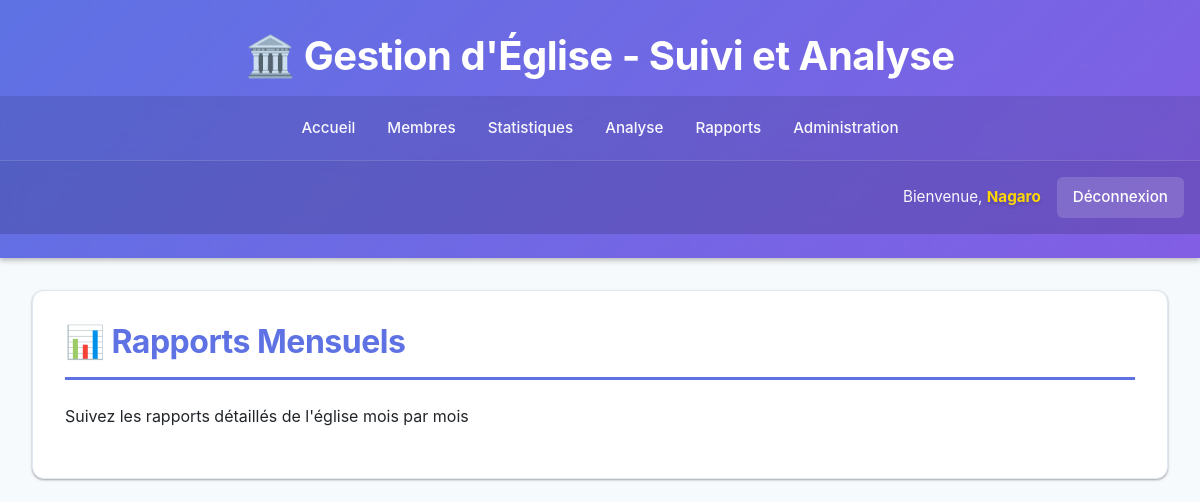
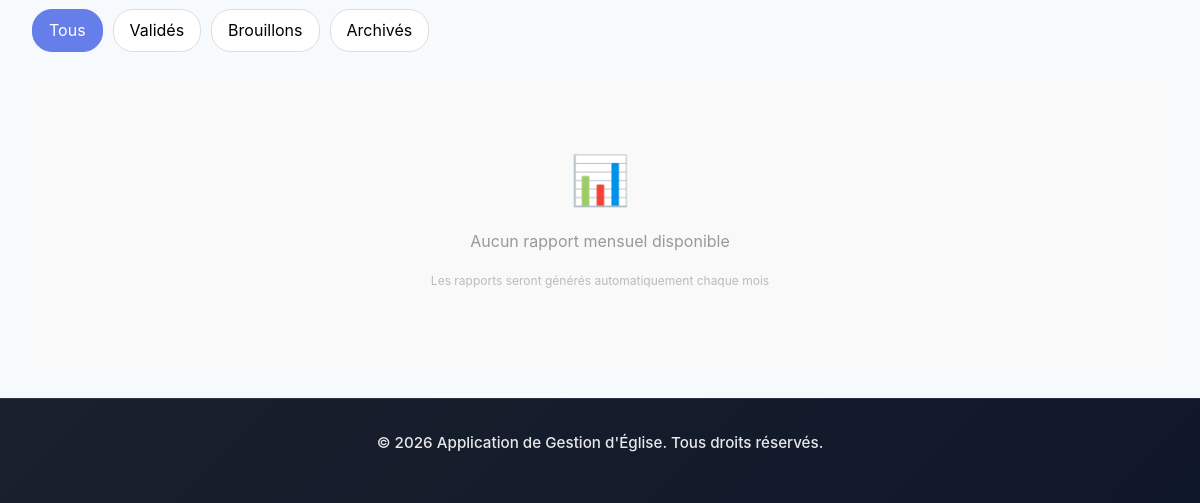
The app's page /rapports/ (signed in), older data (2 pictures, top to bottom).
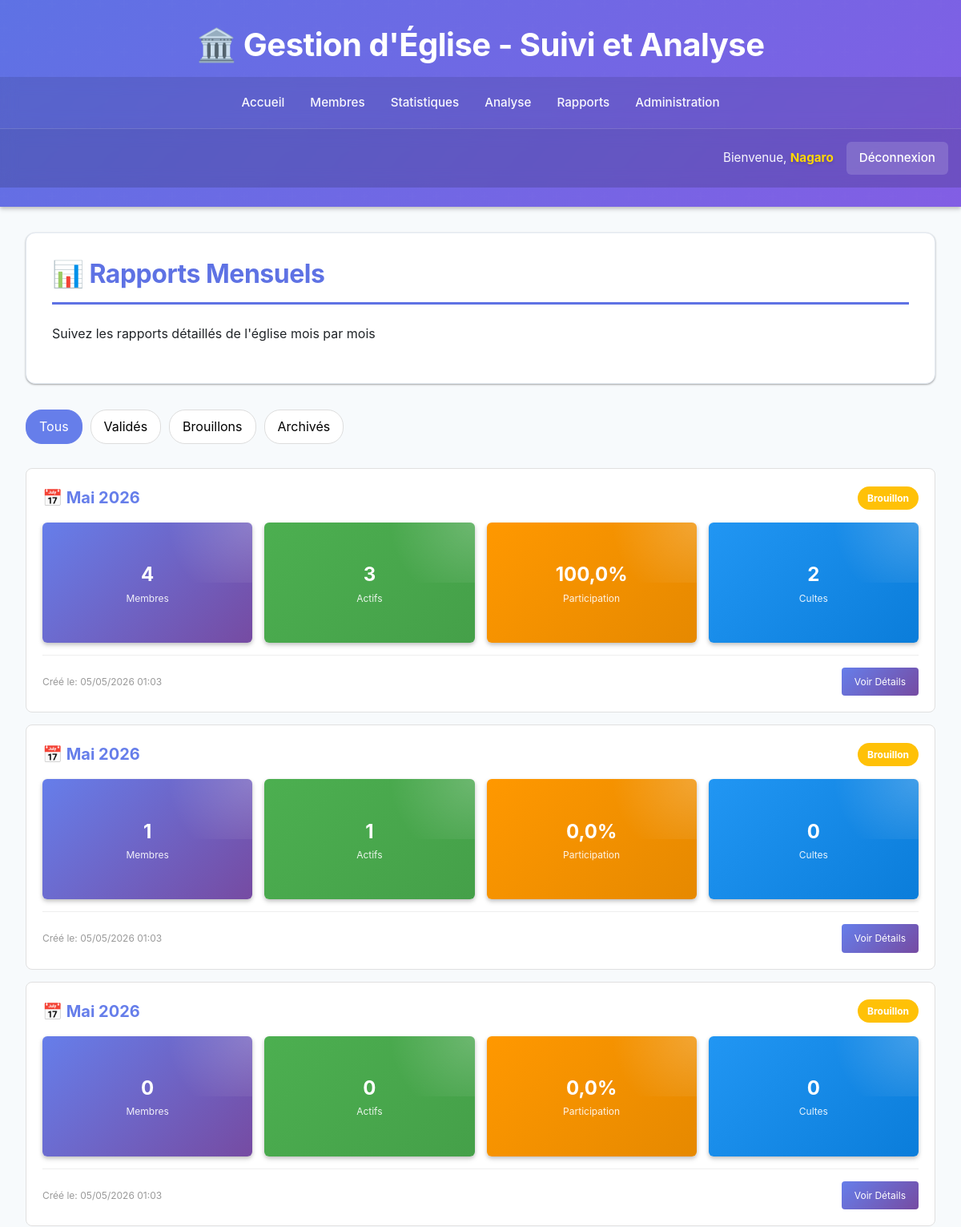
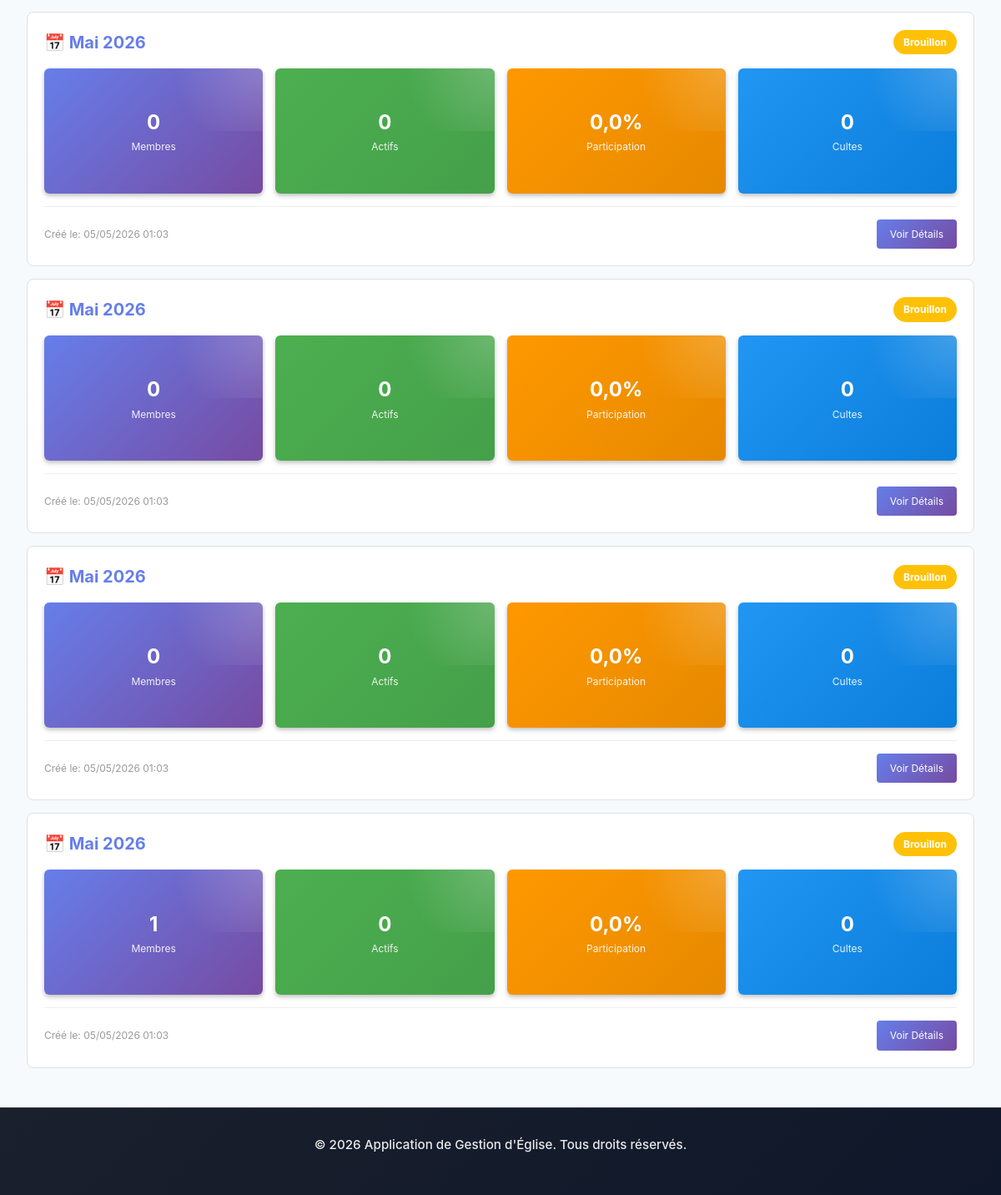
The same page, newer data (2 pictures, top to bottom).
### eglise/models.py (models this page shows, shortened)
class RapportMensuel(models.Model):
    STATUS_CHOICES = (
        ('brouillon', 'Brouillon'),
        ('valide', 'Validé'),
        ('archive', 'Archivé'),
    )
    mois = models.IntegerField(choices=[(i, f"Mois {i}") for i in range(1, 13)])
    annee = models.IntegerField()
    tribu = models.ForeignKey(Tribu, on_delete=models.CASCADE, null=True, blank=True, related_name='rapports_mensuels')
    departement = models.ForeignKey(Departement, on_delete=models.CASCADE, null=True, blank=True, related_name='rapports_mensuels')
    nombre_total_membres = models.IntegerField(default=0)
    nombre_membres_actifs = models.IntegerField(default=0)
    nombre_membres_nouveau = models.IntegerField(default=0)
    nombre_membres_inactif = models.IntegerField(default=0)
    nombre_membres_sorti = models.IntegerField(default=0)
    nombre_tribus = models.IntegerField(default=0)
    membres_par_tribu = models.JSONField(default=dict, blank=True)
    nombre_departements = models.IntegerField(default=0)
    membres_par_departement = models.JSONField(default=dict, blank=True)
    nombre_cultes = models.IntegerField(default=0)
    nombre_total_presences = models.IntegerField(default=0)
    nombre_total_absences = models.IntegerField(default=0)
    taux_participation_moyen = models.FloatField(default=0.0)
    cultes_par_type = models.JSONField(default=dict, blank=True)
    notes = models.TextField(blank=True, null=True)
    observations = models.TextField(blank=True, null=True)
    statut = models.CharField(max_length=20, choices=STATUS_CHOICES, default='brouillon')
    auteur = models.ForeignKey(User, on_delete=models.SET_NULL, null=True, blank=True, related_name='rapports_mensuels')
    date_creation = models.DateTimeField(auto_now_add=True)
    date_modification = models.DateTimeField(auto_now=True)
    date_validation = models.DateTimeField(blank=True, null=True)
    class Meta:
        ordering = ['-annee', '-mois']
        unique_together = [('mois', 'annee', 'tribu', 'departement')]
        verbose_name_plural = "Rapports Mensuels"
    @property
    def periode_str(self):
        mois_names = {
            1: 'Janvier', 2: 'Février', 3: 'Mars', 4: 'Avril',
            5: 'Mai', 6: 'Juin', 7: 'Juillet', 8: 'Août',
            9: 'Septembre', 10: 'Octobre', 11: 'Novembre', 12: 'Décembre'
        }
        return f"{mois_names.get(self.mois, 'N/A')} {self.annee}"

### eglise/views_rapports.py (the view, shortened to what this page needs)
# urls.py: path('rapports/', views_rapports.RapportMensuelListView.as_view(), name='rapports_list'),
class RapportMensuelListView(ProtectedDataAccessMixin, ListView):
    model = RapportMensuel
    template_name = 'eglise/rapport_mensuel_list.html'
    context_object_name = 'rapports'
    paginate_by = 12
    def get_queryset(self):
        user = self.request.user
        if user.is_superuser:
            return RapportMensuel.objects.all().order_by('-annee', '-mois')
    def get_context_data(self, **kwargs):
        context = super().get_context_data(**kwargs)
        context.update(self.get_user_context())
        context['page_title'] = 'Rapports Mensuels'
        context['nombre_rapports'] = self.get_queryset().count()
        context['rapports_valides'] = self.get_queryset().filter(statut='valide').count()
        user = self.request.user
        return context

### eglise/mixins.py (called while the page is built, shortened)
    def dispatch(self, request, *args, **kwargs):
        if not request.user.is_authenticated:
            return redirect('eglise:login')
        if request.user.is_superuser:
            return super().dispatch(request, *args, **kwargs)

    def get_user_context(self):
        context = {}
        user = self.request.user
        if user.is_superuser:
            context['user_role'] = 'administrateur'
            context['is_admin'] = True
            return context

### eglise/templates/eglise/rapport_mensuel_list.html (shortened to what this page needs)
{% extends 'eglise/base.html' %}
{% block content %}
<div class="card">
    <h2>📊 Rapports Mensuels</h2>
    <p>Suivez les rapports détaillés de l'église mois par mois</p>
</div>
<div class="filters">
    <button class="filter-btn active" onclick="filterRapports('tous')">Tous</button>
    <button class="filter-btn" onclick="filterRapports('valide')">Validés</button>
    <button class="filter-btn" onclick="filterRapports('brouillon')">Brouillons</button>
    <button class="filter-btn" onclick="filterRapports('archive')">Archivés</button>
</div>
{% if rapports %}
    <div id="rapports-container">
        {% for rapport in rapports %}
        <div class="rapport-card" data-statut="{{ rapport.statut }}">
            <div class="rapport-header">
                <div class="rapport-periode">📅 {{ rapport.periode_str }}</div>
                <span class="rapport-statut statut-{{ rapport.statut }}">{{ rapport.get_statut_display }}</span>
            </div>
            <div class="rapport-stats">
                <div class="stat-box">
                    <span class="stat-value">{{ rapport.nombre_total_membres }}</span>
                    <span class="stat-label">Membres</span>
                </div>
                <div class="stat-box actifs">
                    <span class="stat-value">{{ rapport.nombre_membres_actifs }}</span>
                    <span class="stat-label">Actifs</span>
                </div>
                <div class="stat-box participation">
                    <span class="stat-value">{{ rapport.taux_participation_moyen }}%</span>
                    <span class="stat-label">Participation</span>
                </div>
                <div class="stat-box cultes">
                    <span class="stat-value">{{ rapport.nombre_cultes }}</span>
                    <span class="stat-label">Cultes</span>
                </div>
            </div>
            <div class="rapport-footer">
                <span>Créé le: {{ rapport.date_creation|date:"d/m/Y H:i" }}</span>
                <a href="{% url 'eglise:rapport_detail' rapport.pk %}" class="btn-voir">Voir Détails</a>
            </div>
        </div>
        {% endfor %}
    </div>
{% else %}
    <div class="no-rapports">
        <div style="font-size: 48px; margin-bottom: 10px;">📊</div>
        <p>Aucun rapport mensuel disponible</p>
        <p style="font-size: 12px; color: #bbb; margin-top: 10px;">
            Les rapports seront générés automatiquement chaque mois
        </p>
    </div>
{% endif %}
{% endblock %}

Row changes from the older to the newer data that the page shows:
added RapportMensuel: periode_str "Mai 2026", statut "Brouillon", nombre_total_membres "4", nombre_membres_actifs "3", taux_participation_moyen "100,0", nombre_cultes "2", date_creation "05/05/2026 01:03"
added RapportMensuel: periode_str "Mai 2026", statut "Brouillon", nombre_total_membres "1", nombre_membres_actifs "1", taux_participation_moyen "0,0", nombre_cultes "0", date_creation "05/05/2026 01:03"
added RapportMensuel: periode_str "Mai 2026", statut "Brouillon", nombre_total_membres "0", nombre_membres_actifs "0", taux_participation_moyen "0,0", nombre_cultes "0", date_creation "05/05/2026 01:03"
added RapportMensuel: periode_str "Mai 2026", statut "Brouillon", nombre_total_membres "0", nombre_membres_actifs "0", taux_participation_moyen "0,0", nombre_cultes "0", date_creation "05/05/2026 01:03"
added RapportMensuel: periode_str "Mai 2026", statut "Brouillon", nombre_total_membres "0", nombre_membres_actifs "0", taux_participation_moyen "0,0", nombre_cultes "0", date_creation "05/05/2026 01:03"
added RapportMensuel: periode_str "Mai 2026", statut "Brouillon", nombre_total_membres "0", nombre_membres_actifs "0", taux_participation_moyen "0,0", nombre_cultes "0", date_creation "05/05/2026 01:03"
added RapportMensuel: periode_str "Mai 2026", statut "Brouillon", nombre_total_membres "1", nombre_membres_actifs "0", taux_participation_moyen "0,0", nombre_cultes "0", date_creation "05/05/2026 01:03"
Text that changed along with them:
text no longer shown: "📊 Aucun rapport mensuel disponible Les rapports seront générés automatiquement chaque mois"
